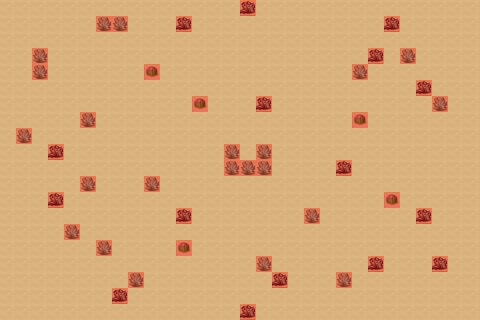

A 2D game scene composited from a Tiled map and its tileset images. What follows is a short description and the map's XML, with each tile layer's data collapsed to a summary:
An orthogonal 30x20 tile map with 16x16 px tiles, 2 tile layers (块层 1, Meta), 5 tilesets.

<map version="1.0" orientation="orthogonal" width="30" height="20" tilewidth="16" tileheight="16">
 <tileset firstgid="1" name="tmw_desert_spacing" tilewidth="16" tileheight="16" spacing="1" margin="1">
  <image source="tmw_desert_spacing.png" width="51" height="35" />
 </tileset>
 <tileset firstgid="7" name="tmw_desert_spacing" tilewidth="16" tileheight="16" spacing="1" margin="1">
  <image source="tmw_desert_spacing.png" width="51" height="35" />
 </tileset>
 <tileset firstgid="13" name="tmw_desert_spacing" tilewidth="16" tileheight="16" spacing="1" margin="1">
  <image source="tmw_desert_spacing.png" width="51" height="35" />
 </tileset>
 <tileset firstgid="19" name="meta_tiles" tilewidth="16" tileheight="16" spacing="1" margin="1">
  <image source="meta_tiles.png" width="35" height="18" />
 </tileset>
 <tileset firstgid="21" name="meta_tiles" tilewidth="16" tileheight="16" spacing="1" margin="1">
  <image source="meta_tiles.png" width="35" height="18" />
  <tile id="0">
   <properties>
    <property name="Collidable" value="True" />
   </properties>
  </tile>
 </tileset>
 <layer name="块层 1" width="30" height="20" opacity="0.87">
  <data>[600 cells, 600 non-empty, 4 distinct tile ids]</data>
 </layer>
 <layer name="Meta" width="30" height="20" opacity="0.61">
  <data>[600 cells, 43 non-empty, 1 distinct tile ids]</data>
 </layer>
</map>